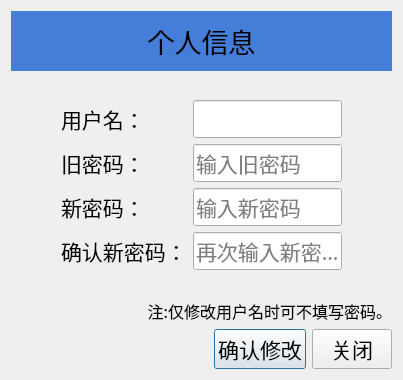
<?xml version="1.0" encoding="UTF-8"?>
<ui version="4.0">
    <class>Dialog</class>
    <widget class="QDialog" name="Dialog">
        <property name="geometry">
            <rect>
                <x>0</x>
                <y>0</y>
                <width>403</width>
                <height>380</height>
            </rect>
        </property>
        <property name="font">
            <font>
                <family>黑体</family>
                <pointsize>16</pointsize>
            </font>
        </property>
        <property name="windowTitle">
            <string>Dialog</string>
        </property>
        <layout class="QVBoxLayout" name="verticalLayout_2">
            <item>
                <widget class="QLabel" name="label">
                    <property name="font">
                        <font>
                            <family>黑体</family>
                            <pointsize>20</pointsize>
                        </font>
                    </property>
                    <property name="styleSheet">
                        <string notr="true">background-color: rgb(68, 126, 217);
                            padding: 10px
                        </string>
                    </property>
                    <property name="text">
                        <string>个人信息</string>
                    </property>
                    <property name="alignment">
                        <set>Qt::AlignCenter</set>
                    </property>
                </widget>
            </item>
            <item>
                <spacer name="verticalSpacer_2">
                    <property name="orientation">
                        <enum>Qt::Vertical</enum>
                    </property>
                    <property name="sizeHint" stdset="0">
                        <size>
                            <width>20</width>
                            <height>40</height>
                        </size>
                    </property>
                </spacer>
            </item>
            <item>
                <layout class="QFormLayout" name="formLayout">
                    <property name="leftMargin">
                        <number>50</number>
                    </property>
                    <property name="topMargin">
                        <number>20</number>
                    </property>
                    <property name="rightMargin">
                        <number>50</number>
                    </property>
                    <property name="bottomMargin">
                        <number>20</number>
                    </property>
                    <item row="0" column="0">
                        <widget class="QLabel" name="username">
                            <property name="text">
                                <string>用户名：</string>
                            </property>
                        </widget>
                    </item>
                    <item row="0" column="1">
                        <widget class="QLineEdit" name="LineEdit">
                            <property name="inputMask">
                                <string/>
                            </property>
                            <property name="placeholderText">
                                <string/>
                            </property>
                        </widget>
                    </item>
                    <item row="1" column="0">
                        <widget class="QLabel" name="oldpassword">
                            <property name="text">
                                <string>旧密码：</string>
                            </property>
                        </widget>
                    </item>
                    <item row="1" column="1">
                        <widget class="QLineEdit" name="LineEdit_2">
                            <property name="echoMode">
                                <enum>QLineEdit::Password</enum>
                            </property>
                            <property name="placeholderText">
                                <string>输入旧密码</string>
                            </property>
                        </widget>
                    </item>
                    <item row="2" column="0">
                        <widget class="QLabel" name="newpassword1">
                            <property name="text">
                                <string>新密码：</string>
                            </property>
                        </widget>
                    </item>
                    <item row="2" column="1">
                        <widget class="QLineEdit" name="LineEdit_3">
                            <property name="echoMode">
                                <enum>QLineEdit::Password</enum>
                            </property>
                            <property name="placeholderText">
                                <string>输入新密码</string>
                            </property>
                        </widget>
                    </item>
                    <item row="3" column="0">
                        <widget class="QLabel" name="newpassword2">
                            <property name="text">
                                <string>确认新密码：</string>
                            </property>
                        </widget>
                    </item>
                    <item row="3" column="1">
                        <widget class="QLineEdit" name="LineEdit_4">
                            <property name="echoMode">
                                <enum>QLineEdit::Password</enum>
                            </property>
                            <property name="placeholderText">
                                <string>再次输入新密码</string>
                            </property>
                        </widget>
                    </item>
                </layout>
            </item>
            <item>
                <spacer name="verticalSpacer">
                    <property name="orientation">
                        <enum>Qt::Vertical</enum>
                    </property>
                    <property name="sizeHint" stdset="0">
                        <size>
                            <width>20</width>
                            <height>40</height>
                        </size>
                    </property>
                </spacer>
            </item>
            <item>
                <widget class="QLabel" name="label_2">
                    <property name="font">
                        <font>
                            <family>黑体</family>
                            <pointsize>12</pointsize>
                        </font>
                    </property>
                    <property name="text">
                        <string>注:仅修改用户名时可不填写密码。</string>
                    </property>
                    <property name="alignment">
                        <set>Qt::AlignRight|Qt::AlignTrailing|Qt::AlignVCenter</set>
                    </property>
                </widget>
            </item>
            <item>
                <layout class="QHBoxLayout" name="horizontalLayout">
                    <item>
                        <spacer name="horizontalSpacer">
                            <property name="orientation">
                                <enum>Qt::Horizontal</enum>
                            </property>
                            <property name="sizeHint" stdset="0">
                                <size>
                                    <width>40</width>
                                    <height>20</height>
                                </size>
                            </property>
                        </spacer>
                    </item>
                    <item>
                        <widget class="QPushButton" name="btn_modifyuserinfo">
                            <property name="cursor">
                                <cursorShape>PointingHandCursor</cursorShape>
                            </property>
                            <property name="text">
                                <string>确认修改</string>
                            </property>
                        </widget>
                    </item>
                    <item>
                        <widget class="QPushButton" name="btn_close">
                            <property name="cursor">
                                <cursorShape>PointingHandCursor</cursorShape>
                            </property>
                            <property name="text">
                                <string>关闭</string>
                            </property>
                        </widget>
                    </item>
                </layout>
            </item>
        </layout>
    </widget>
    <resources/>
    <connections/>
</ui>
